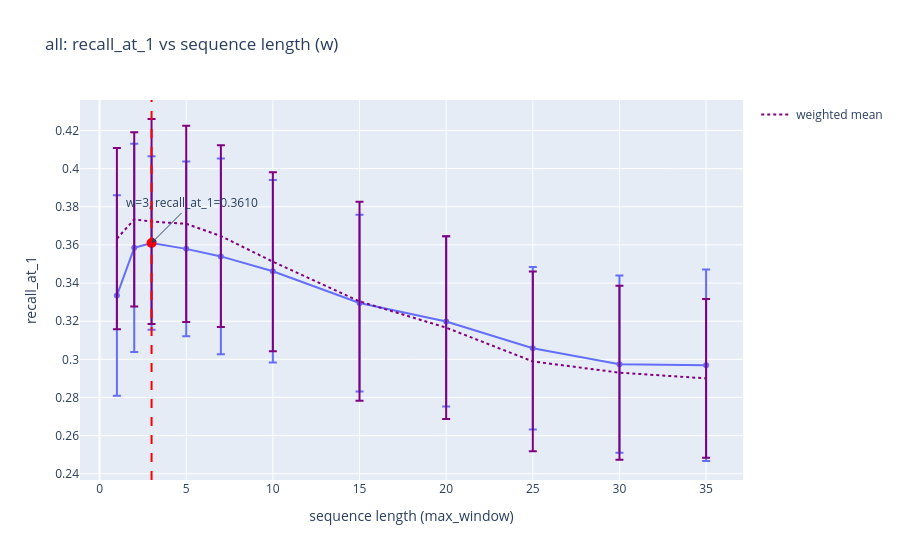
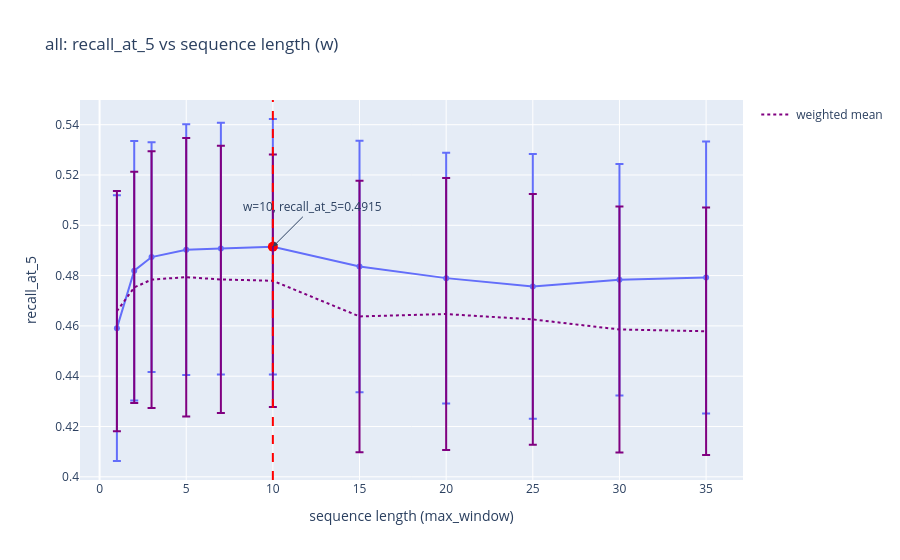
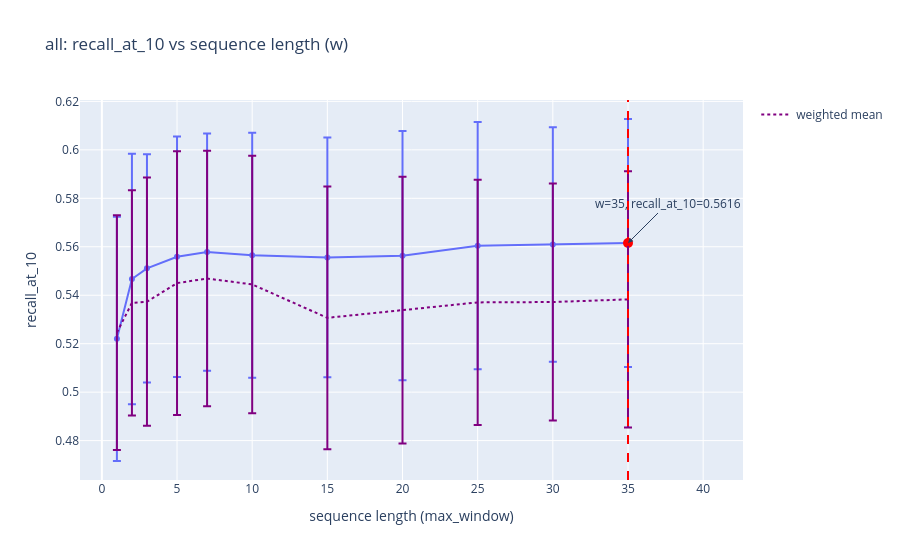
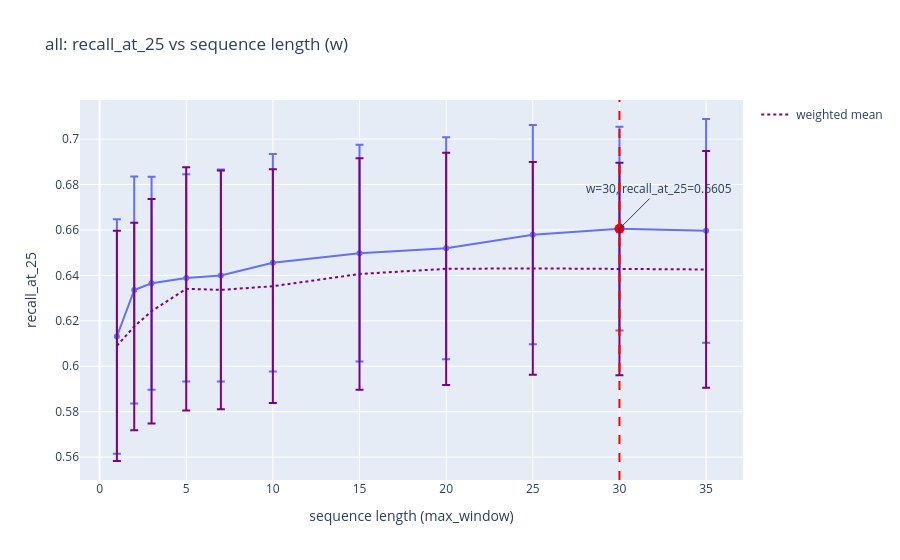

Notebook source saved alongside these figures, in order:
### Code cell
plot_metrics_from_parquet(
    "/home/kartashov_ga/projects/GSLoc/data/tests/26-05-06/makarov/64xMegaloc/pose-near-sim/summaryresults.parquet",
    "/home/kartashov_ga/projects/GSLoc/data/tests/26-05-06/makarov/Megaloc/nearfilter_seq_report/pose-near-sim/summaryresults.parquet",
    metrics=["recall_at_1", "recall_at_5", "recall_at_10", "recall_at_25"]
)

### Figure 1 — Plotly figure (JSON) as saved in the notebook; plotly's stock layout.template omitted (floating-point values rounded to 4 significant figures)
{"data": [{"error_y": {"array": [0.05258, 0.05466, 0.04554, 0.04587, 0.05133, 0.04787, 0.04636, 0.04464, 0.04264, 0.04643, 0.05022]}, "hovertemplate": "w=%{x}<br>recall_at_1=%{y}<extra></extra>", "legendgroup": "", "line": {"color": "#636efa", "dash": "solid"}, "marker": {"symbol": "circle"}, "mode": "lines+markers", "name": "", "orientation": "v", "showlegend": false, "type": "scatter", "x": [1, 2, 3, 5, 7, 10, 15, 20, 25, 30, 35], "xaxis": "x", "y": [0.3335, 0.3584, 0.361, 0.3579, 0.354, 0.3462, 0.3295, 0.3198, 0.3058, 0.2975, 0.2969], "yaxis": "y"}, {"marker": {"color": "red", "size": 10}, "mode": "markers", "name": "max", "showlegend": false, "type": "scatter", "x": [3], "y": [0.361]}, {"error_y": {"array": [0.04751, 0.04567, 0.05377, 0.05143, 0.04764, 0.04695, 0.05217, 0.04787, 0.04716, 0.04563, 0.04166], "type": "data", "visible": true}, "line": {"color": "purple", "dash": "dot"}, "mode": "lines", "name": "weighted mean", "showlegend": true, "type": "scatter", "x": [1, 2, 3, 5, 7, 10, 15, 20, 25, 30, 35], "y": [0.3633, 0.3734, 0.3722, 0.3711, 0.3646, 0.3512, 0.3304, 0.3166, 0.2989, 0.293, 0.29]}], "layout": {"annotations": [{"arrowhead": 2, "ax": 40, "ay": -40, "showarrow": true, "text": "w=3, recall_at_1=0.3610", "x": 3, "y": 0.361}], "legend": {"tracegroupgap": 0}, "shapes": [{"line": {"color": "red", "dash": "dash"}, "type": "line", "x0": 3, "x1": 3, "xref": "x", "y0": 0, "y1": 1, "yref": "y domain"}], "title": {"text": "all: recall_at_1 vs sequence length (w)"}, "xaxis": {"anchor": "y", "domain": [0, 1], "title": {"text": "sequence length (max_window)"}}, "yaxis": {"anchor": "x", "domain": [0, 1], "title": {"text": "recall_at_1"}}}}

### Figure 2 — Plotly figure (JSON) as saved in the notebook; plotly's stock layout.template omitted (floating-point values rounded to 4 significant figures)
{"data": [{"error_y": {"array": [0.05282, 0.05162, 0.04568, 0.04988, 0.05004, 0.05081, 0.05, 0.04982, 0.05266, 0.04603, 0.05408]}, "hovertemplate": "w=%{x}<br>recall_at_5=%{y}<extra></extra>", "legendgroup": "", "line": {"color": "#636efa", "dash": "solid"}, "marker": {"symbol": "circle"}, "mode": "lines+markers", "name": "", "orientation": "v", "showlegend": false, "type": "scatter", "x": [1, 2, 3, 5, 7, 10, 15, 20, 25, 30, 35], "xaxis": "x", "y": [0.4591, 0.4819, 0.4874, 0.4903, 0.4907, 0.4915, 0.4837, 0.479, 0.4757, 0.4783, 0.4792], "yaxis": "y"}, {"marker": {"color": "red", "size": 10}, "mode": "markers", "name": "max", "showlegend": false, "type": "scatter", "x": [10], "y": [0.4915]}, {"error_y": {"array": [0.04777, 0.04598, 0.05104, 0.05539, 0.05312, 0.05017, 0.05398, 0.05411, 0.04985, 0.04889, 0.04917], "type": "data", "visible": true}, "line": {"color": "purple", "dash": "dot"}, "mode": "lines", "name": "weighted mean", "showlegend": true, "type": "scatter", "x": [1, 2, 3, 5, 7, 10, 15, 20, 25, 30, 35], "y": [0.4659, 0.4753, 0.4784, 0.4794, 0.4785, 0.4779, 0.4638, 0.4647, 0.4626, 0.4586, 0.4579]}], "layout": {"annotations": [{"arrowhead": 2, "ax": 40, "ay": -40, "showarrow": true, "text": "w=10, recall_at_5=0.4915", "x": 10, "y": 0.4915}], "legend": {"tracegroupgap": 0}, "shapes": [{"line": {"color": "red", "dash": "dash"}, "type": "line", "x0": 10, "x1": 10, "xref": "x", "y0": 0, "y1": 1, "yref": "y domain"}], "title": {"text": "all: recall_at_5 vs sequence length (w)"}, "xaxis": {"anchor": "y", "domain": [0, 1], "title": {"text": "sequence length (max_window)"}}, "yaxis": {"anchor": "x", "domain": [0, 1], "title": {"text": "recall_at_5"}}}}

### Figure 3 — Plotly figure (JSON) as saved in the notebook; plotly's stock layout.template omitted (floating-point values rounded to 4 significant figures)
{"data": [{"error_y": {"array": [0.05042, 0.05169, 0.0471, 0.04963, 0.04896, 0.05055, 0.04951, 0.05143, 0.051, 0.04839, 0.05118]}, "hovertemplate": "w=%{x}<br>recall_at_10=%{y}<extra></extra>", "legendgroup": "", "line": {"color": "#636efa", "dash": "solid"}, "marker": {"symbol": "circle"}, "mode": "lines+markers", "name": "", "orientation": "v", "showlegend": false, "type": "scatter", "x": [1, 2, 3, 5, 7, 10, 15, 20, 25, 30, 35], "xaxis": "x", "y": [0.522, 0.5467, 0.5511, 0.5559, 0.5578, 0.5565, 0.5556, 0.5563, 0.5605, 0.5609, 0.5616], "yaxis": "y"}, {"marker": {"color": "red", "size": 10}, "mode": "markers", "name": "max", "showlegend": false, "type": "scatter", "x": [35], "y": [0.5616]}, {"error_y": {"array": [0.04847, 0.04645, 0.05124, 0.05438, 0.05274, 0.05315, 0.05425, 0.05508, 0.05064, 0.04892, 0.05287], "type": "data", "visible": true}, "line": {"color": "purple", "dash": "dot"}, "mode": "lines", "name": "weighted mean", "showlegend": true, "type": "scatter", "x": [1, 2, 3, 5, 7, 10, 15, 20, 25, 30, 35], "y": [0.5246, 0.5369, 0.5373, 0.545, 0.5469, 0.5445, 0.5307, 0.5339, 0.537, 0.5372, 0.5383]}], "layout": {"annotations": [{"arrowhead": 2, "ax": 40, "ay": -40, "showarrow": true, "text": "w=35, recall_at_10=0.5616", "x": 35, "y": 0.5616}], "legend": {"tracegroupgap": 0}, "shapes": [{"line": {"color": "red", "dash": "dash"}, "type": "line", "x0": 35, "x1": 35, "xref": "x", "y0": 0, "y1": 1, "yref": "y domain"}], "title": {"text": "all: recall_at_10 vs sequence length (w)"}, "xaxis": {"anchor": "y", "domain": [0, 1], "title": {"text": "sequence length (max_window)"}}, "yaxis": {"anchor": "x", "domain": [0, 1], "title": {"text": "recall_at_10"}}}}

### Figure 4 — Plotly figure (JSON) as saved in the notebook; plotly's stock layout.template omitted (floating-point values rounded to 4 significant figures)
{"data": [{"error_y": {"array": [0.05164, 0.04998, 0.04689, 0.04559, 0.04669, 0.04785, 0.04772, 0.04887, 0.04825, 0.04483, 0.04924]}, "hovertemplate": "w=%{x}<br>recall_at_25=%{y}<extra></extra>", "legendgroup": "", "line": {"color": "#636efa", "dash": "solid"}, "marker": {"symbol": "circle"}, "mode": "lines+markers", "name": "", "orientation": "v", "showlegend": false, "type": "scatter", "x": [1, 2, 3, 5, 7, 10, 15, 20, 25, 30, 35], "xaxis": "x", "y": [0.6131, 0.6336, 0.6366, 0.6389, 0.6399, 0.6456, 0.6498, 0.652, 0.6579, 0.6605, 0.6596], "yaxis": "y"}, {"marker": {"color": "red", "size": 10}, "mode": "markers", "name": "max", "showlegend": false, "type": "scatter", "x": [30], "y": [0.6605]}, {"error_y": {"array": [0.05066, 0.04564, 0.04942, 0.05353, 0.05251, 0.05145, 0.05096, 0.05114, 0.04687, 0.04676, 0.05211], "type": "data", "visible": true}, "line": {"color": "purple", "dash": "dot"}, "mode": "lines", "name": "weighted mean", "showlegend": true, "type": "scatter", "x": [1, 2, 3, 5, 7, 10, 15, 20, 25, 30, 35], "y": [0.609, 0.6175, 0.6242, 0.6341, 0.6336, 0.6352, 0.6406, 0.6429, 0.6431, 0.6428, 0.6426]}], "layout": {"annotations": [{"arrowhead": 2, "ax": 40, "ay": -40, "showarrow": true, "text": "w=30, recall_at_25=0.6605", "x": 30, "y": 0.6605}], "legend": {"tracegroupgap": 0}, "shapes": [{"line": {"color": "red", "dash": "dash"}, "type": "line", "x0": 30, "x1": 30, "xref": "x", "y0": 0, "y1": 1, "yref": "y domain"}], "title": {"text": "all: recall_at_25 vs sequence length (w)"}, "xaxis": {"anchor": "y", "domain": [0, 1], "title": {"text": "sequence length (max_window)"}}, "yaxis": {"anchor": "x", "domain": [0, 1], "title": {"text": "recall_at_25"}}}}
